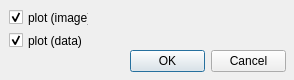
<?xml version="1.0" encoding="UTF-8"?>
<ui version="4.0">
 <class>ExportDialog</class>
 <widget class="QDialog" name="ExportDialog">
  <property name="geometry">
   <rect>
    <x>0</x>
    <y>0</y>
    <width>294</width>
    <height>80</height>
   </rect>
  </property>
  <property name="sizePolicy">
   <sizepolicy hsizetype="Fixed" vsizetype="Fixed">
    <horstretch>0</horstretch>
    <verstretch>0</verstretch>
   </sizepolicy>
  </property>
  <property name="windowTitle">
   <string>Export options</string>
  </property>
  <widget class="QCheckBox" name="plotImageCheck">
   <property name="geometry">
    <rect>
     <x>9</x>
     <y>9</y>
     <width>80</width>
     <height>17</height>
    </rect>
   </property>
   <property name="sizePolicy">
    <sizepolicy hsizetype="Expanding" vsizetype="Expanding">
     <horstretch>0</horstretch>
     <verstretch>0</verstretch>
    </sizepolicy>
   </property>
   <property name="minimumSize">
    <size>
     <width>0</width>
     <height>0</height>
    </size>
   </property>
   <property name="text">
    <string>plot (image)</string>
   </property>
   <property name="checked">
    <bool>true</bool>
   </property>
  </widget>
  <widget class="QCheckBox" name="plotDataCheck">
   <property name="geometry">
    <rect>
     <x>9</x>
     <y>32</y>
     <width>74</width>
     <height>17</height>
    </rect>
   </property>
   <property name="sizePolicy">
    <sizepolicy hsizetype="Expanding" vsizetype="Expanding">
     <horstretch>0</horstretch>
     <verstretch>0</verstretch>
    </sizepolicy>
   </property>
   <property name="minimumSize">
    <size>
     <width>0</width>
     <height>0</height>
    </size>
   </property>
   <property name="text">
    <string>plot (data)</string>
   </property>
   <property name="checked">
    <bool>true</bool>
   </property>
  </widget>
  <widget class="QDialogButtonBox" name="buttonBox">
   <property name="geometry">
    <rect>
     <x>130</x>
     <y>50</y>
     <width>156</width>
     <height>23</height>
    </rect>
   </property>
   <property name="standardButtons">
    <set>QDialogButtonBox::Cancel|QDialogButtonBox::Ok</set>
   </property>
  </widget>
 </widget>
 <resources/>
 <connections/>
</ui>
